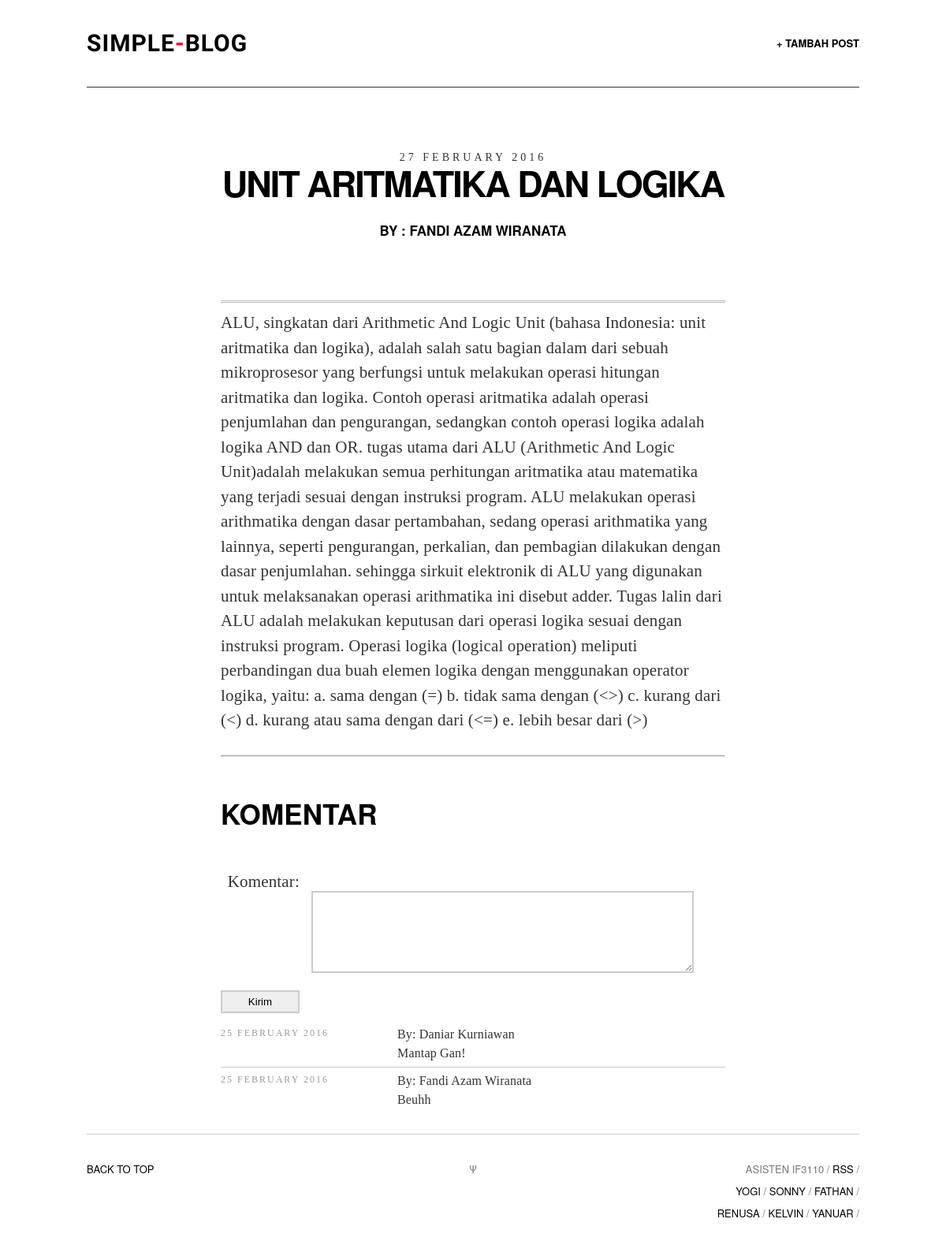
Page /post.php?postid=49 (signed in) on the committed database.
### tables this page shows
CREATE TABLE `post` (
  `Post_Id` int(100) NOT NULL,
  `Creator_Id` int(11) NOT NULL,
  `Title` varchar(100) NOT NULL,
  `Date` datetime NOT NULL,
  `Contents` text NOT NULL,
  `Image` varchar(255) DEFAULT NULL
);

CREATE TABLE `user` (
  `User_Id` int(11) NOT NULL,
  `Nama` varchar(25) NOT NULL,
  `Email` varchar(25) NOT NULL,
  `Password` varchar(25) NOT NULL,
  `base2` int(11) DEFAULT '0',
  `random` int(11) DEFAULT '0',
  `shared_key` int(11) DEFAULT '0',
  `Identifier` varchar(255) DEFAULT '0',
  `Token` varchar(256) NOT NULL
);

CREATE TABLE `comments` (
  `Comment_Id` int(11) NOT NULL,
  `Creator_Id` int(11) NOT NULL,
  `Post_Id` int(11) NOT NULL,
  `Contents` text NOT NULL,
  `Time` timestamp NOT NULL DEFAULT CURRENT_TIMESTAMP
);

### posthandling.php (called while the page is built, shortened)
<?php
if (isset($_SESSION["isLogin"])){
	function getspecificpost($con,$postid)
	{
		$result = mysqli_query($con,"SELECT user.Nama , post.* FROM post INNER join user ON post.Creator_Id = user.User_Id WHERE Post_Id = ".$postid);
		return $result;
	}
	function getspecificcomments($con,$postid)
	{
		$result = mysqli_query($con,"SELECT user.Nama , comments.* FROM comments INNER join user ON comments.Creator_Id = user.User_Id WHERE Post_Id = ".$postid." ORDER BY Time DESC");
		return $result;
	}
}else{
    header("Location: login.php");
}
 ?>

### post.php (the view, shortened to what this page needs)
<?php
  if (isset($_SESSION["isLogin"])){
 ?>
<!DOCTYPE html>
<?php
    $con = phpsqlconnection();
    $postid = htmlspecialchars($_GET['postid'], ENT_QUOTES, 'UTF-8');
    $getpostresult = getspecificpost($con,$postid);
    $row = mysqli_fetch_array($getpostresult);
    $getcommentsresult = getspecificcomments($con,$postid);
 ?>
<html>
<head>
<link rel="stylesheet" type="text/css" href="assets/css/screen.css" />
</head>
<body class="default">
<div class="wrapper">
<nav class="nav">
    <a style="border:none;" id="logo" href="index.php"><h1>Simple<span>-</span>Blog</h1></a>
    <ul class="nav-primary">
        <li><a href="new_post.php">+ Tambah Post</a></li>
    </ul>
</nav>
<article class="art simple post">
    <header class="art-header">
        <div class="art-header-inner" style="margin-top: 0px; opacity: 1;">
            <?php
              $time = strtotime(htmlspecialchars($row['Date'], ENT_QUOTES, 'UTF-8'));
              $time = date('j F Y',$time);
              echo "<time class=\"art-time\">".$time."</time>";
             ?>
             <?php
              echo "<h2 class=\"art-title\">".htmlspecialchars($row['Title'], ENT_QUOTES, 'UTF-8')."</h2>";
              ?>
              <?php
                echo "<h6 style= 'text-align: center;'> by : ".$row['Nama']."</h6>";
                ?>
        </div>
    </header>
    <div class="art-body">
        <div class="art-body-inner">
            <hr class="featured-article" />
            <?php
                echo "<p>".htmlspecialchars($row['Contents'], ENT_QUOTES, 'UTF-8')."</p>";
             ?>
            <hr />
            <h4>Komentar</h4>
            <div id="contact-area">
                <?php
                    echo
                    "<form name=\"AddComment\" method=\"post\"  onSubmit=\"return showcomments(".$postid.",Komentar.value)\">";
                 ?>
                    <label for="Komentar">Komentar:</label><br>
                    <textarea name="Komentar" rows="20" cols="20" id="Komentar"></textarea>
                    <input type="submit" name="submit" value="Kirim" class="submit-button">
                </form>
            </div>
            <ul class="art-list-body" id ="comments">
                        <?php
                            while($comments = mysqli_fetch_array($getcommentsresult)) {
                                echo
                                "<li class=\"art-list-item\">
                                <div class=\"art-list-item-title-and-time\">";
                                $time = strtotime(htmlspecialchars($comments['Time'], ENT_QUOTES, 'UTF-8'));
                                $time = date('j F Y',$time);
                                echo
                                "<div class=\"art-list-time\">".$time."</div> </div>";
                                echo
                                "<p> By: ".htmlspecialchars($comments['Nama'], ENT_QUOTES, 'UTF-8')."<br>".
                                "".htmlspecialchars($comments['Contents'], ENT_QUOTES, 'UTF-8')."</p>";
                                echo "</li>";
                            }
                         ?>
            </ul>
        </div>
    </div>
</article>
<footer class="footer">
    <div class="back-to-top"><a href="">Back to top</a></div>
    <div class="psi">&Psi;</div>
    <aside class="offsite-links">
        Asisten IF3110 /
        <a class="rss-link" href="#rss">RSS</a> /
        <br>
        <a class="twitter-link" href="http://twitter.com/YoGiiSinaga">Yogi</a> /
        <a class="twitter-link" href="http://twitter.com/sonnylazuardi">Sonny</a> /
        <a class="twitter-link" href="http://twitter.com/fathanpranaya">Fathan</a> /
        <br>
        <a class="twitter-link" href="#">Renusa</a> /
        <a class="twitter-link" href="#">Kelvin</a> /
        <a class="twitter-link" href="#">Yanuar</a> /
    </aside>
</footer>
</div>
</body>
</html>
<?php
    }else{
        header("Location: login.php");
        exit();
    }
 ?>

### rows in the picture
post: Date "27 FEBRUARY 2016", Title "UNIT ARITMATIKA DAN LOGIKA", Creator_Id.Nama "FANDI AZAM WIRANATA", Contents "ALU, singkatan dari Arithmetic And Logic Unit (bahasa Indonesia: unit aritmatika dan logika), adalah salah satu bagian dalam dari sebuah mikroprosesor yang berfungsi untuk melakukan operasi hitungan aritmatika dan logika. Contoh operasi aritmatika adalah operasi penjumlahan dan pengurangan, sedangkan contoh operasi logika adalah logika AND dan OR. tugas utama dari ALU (Arithmetic And Logic Unit)adalah melakukan semua perhitungan aritmatika atau matematika yang terjadi sesuai dengan instruksi program. ALU melakukan operasi arithmatika dengan dasar pertambahan, sedang operasi arithmatika yang lainnya, seperti pengurangan, perkalian, dan pembagian dilakukan dengan dasar penjumlahan. sehingga…"
comments: Time "25 FEBRUARY 2016", Creator_Id.Nama "Daniar Kurniawan", Contents "Mantap Gan!"
comments: Time "25 FEBRUARY 2016", Creator_Id.Nama "Fandi Azam Wiranata", Contents "Beuhh"
